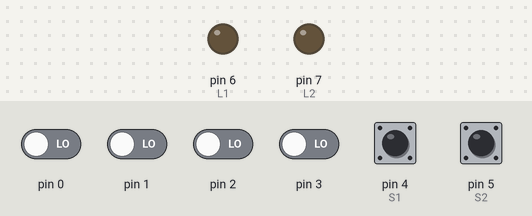
Simulated run of this sketch. Board: Arduino Uno, built with avr-gcc and run on an emulated ATmega328P. On the bench: output pins drawn as LEDs (lit = HIGH). The test bench sets the inputs (shaded band); at power-on: pin 4 (S1), pin 5 (S2) HIGH, pin 0–3 LOW.

Above: at 1.2 s.
1.3 s: pin 4 (S1) pulled LOW for 1 s
At 3.4 s:
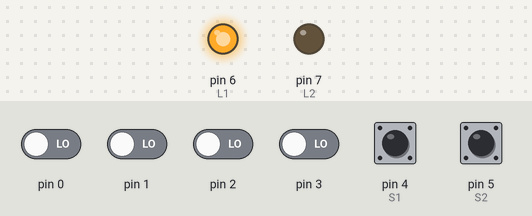
3.8 s: pin 5 (S2) pulled LOW for 0.15 s
At 3.87 s:
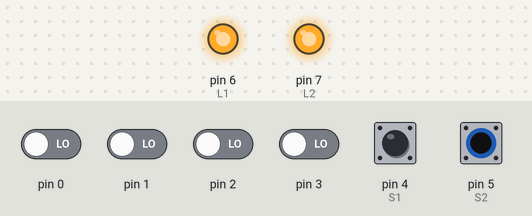
5.4 s: pin 4 (S1) pulled LOW for 0.15 s
At 5.9 s:
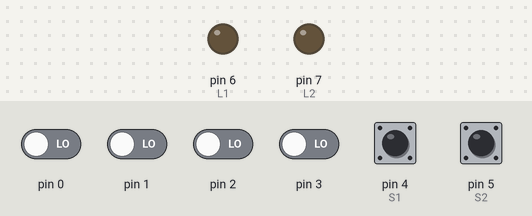
Timing chart, 0 to 8.4 s (numbered marks = the images above; inputs shaded):
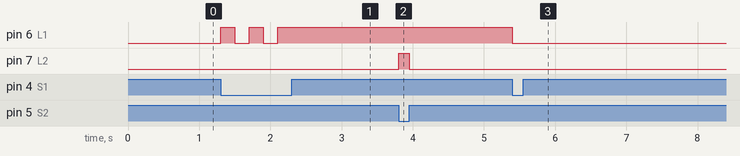

The sketch:

Interlock3.ino
```cpp
#define S1 4
#define S2 5
#define L1 6
#define L2 7
#define OFF 0
#define ON 1

char L1State;
byte  portD;

void setup() {
  DDRD  |= B11000000; // set pins 6 and 7 to be output, all other input
  PORTD |= B00110000; // Write a 1 to pins 4 and 5 to activate the pullups
  L1State = OFF;
}

void loop() {
  portD = PIND;
  //if S1 is pressed toggle L1State and L1
  if(!(portD & (1<<S1))){
    (L1State = !L1State) ?  PORTD |= (1<<L1) : PORTD &= ~(1<<L1);
    delay(200);
  }
  L1State ? (!(portD & (1<<S2))) ? PORTD |= (1<<L2) : PORTD &= ~(1<<L2) : PORTD &= ~(1<<L2);
 //if the L1 is on, turn L2 on depending on whether S2 is pressed. If L1 is off make sure L2 is also off.
}
```

Measured:
- after the input at 1.3 s, pin 6 (L1): alternates HIGH for 0.20 s and LOW for 0.20 s, 5 changes in all, then stays HIGH, starting at once
- after the input at 3.8 s, pin 7 (L2): LOW → HIGH at once, → LOW 0.15 s later
- after the input at 5.4 s, pin 6 (L1): HIGH → LOW at once
